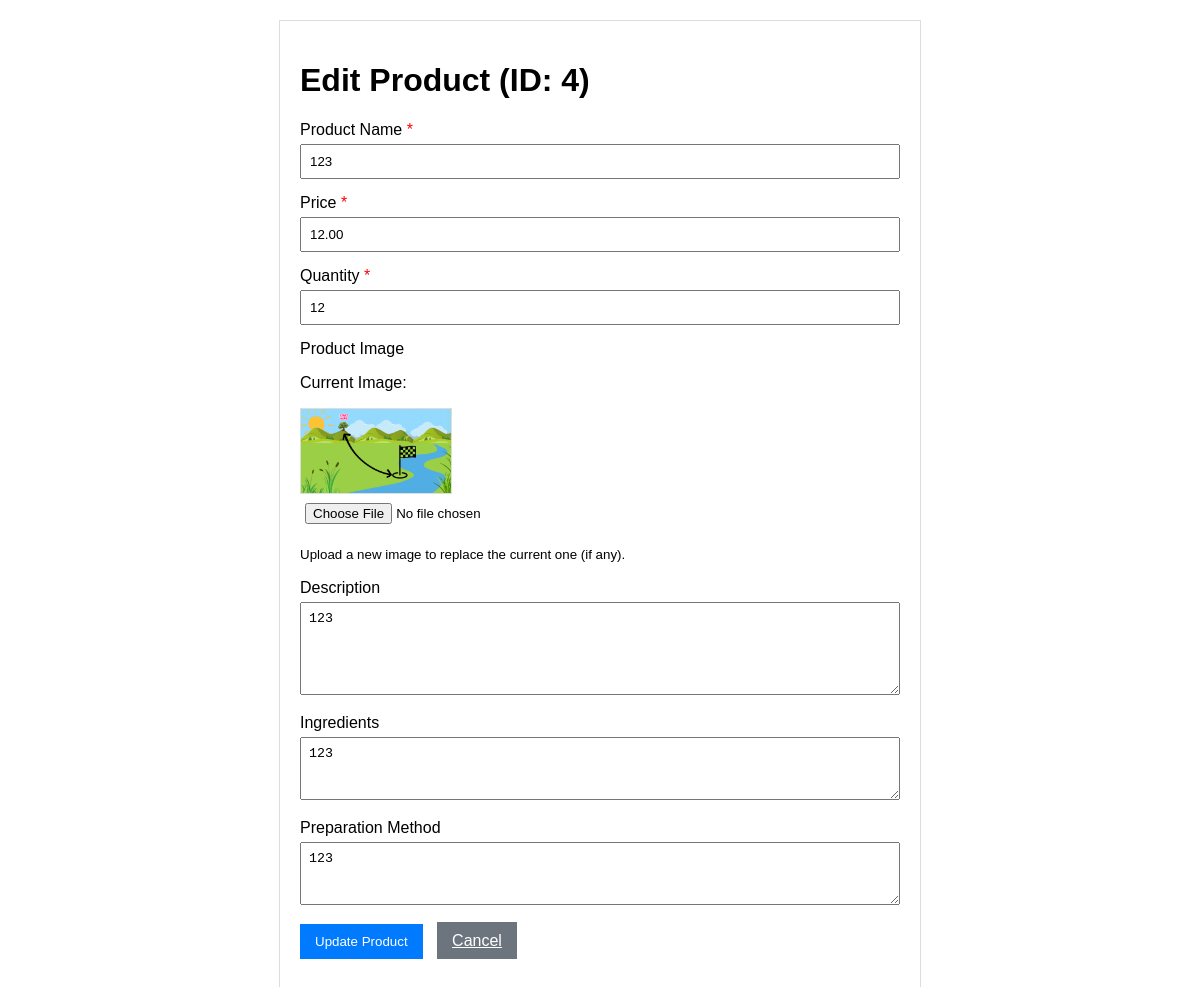
/admin/edit_product.php?id=4 (signed in), run on the app's committed database.
### tables this page shows
CREATE TABLE `products` (
  `id` int(11) NOT NULL,
  `name` varchar(255) NOT NULL,
  `price` decimal(10,2) NOT NULL,
  `quantity` int(11) NOT NULL,
  `image_path` varchar(255) DEFAULT NULL,
  `description` text DEFAULT NULL,
  `ingredients` text DEFAULT NULL,
  `preparation_method` text DEFAULT NULL
);

### functions.php (called while the page is built, shortened)
<?php
require_once __DIR__ . '/config.php';
function getProductById($id)
{
    global $conn;
    $stmt = $conn->prepare("SELECT * FROM products WHERE id = ?");
    $stmt->bind_param("i", $id);
    $stmt->execute();
    $result = $stmt->get_result();
    return $result->fetch_assoc();
}

### admin/edit_product.php (the view, shortened to what this page needs)
<?php
require_once '../functions.php';
$id = $name = $price = $quantity = $description = $ingredients = $preparation_method = $current_image_path = "";
$name_err = $price_err = $quantity_err = $image_err = "";
if (isset($_GET['id']) && is_numeric($_GET['id'])) {
    $id = $_GET['id'];
    $product = getProductById($id);
    $name = $product['name'];
    $price = $product['price'];
    $quantity = $product['quantity'];
    $description = $product['description'];
    $ingredients = $product['ingredients'];
    $preparation_method = $product['preparation_method'];
    $current_image_path = $product['image_path'];
} else if ($_SERVER["REQUEST_METHOD"] == "POST") {
    $id = $_POST['id'];
    $current_image_path = $_POST['current_image_path'] ?? '';
    $image_path_to_save = $current_image_path;
    if (empty(trim($_POST["name"]))) {
        $name_err = "Please enter a product name.";
    } else {
        $name = trim($_POST["name"]);
    }
    if (empty(trim($_POST["price"]))) {
        $price_err = "Please enter a price.";
    } elseif (!is_numeric($_POST["price"]) || $_POST["price"] < 0) {
        $price_err = "Please enter a valid positive price.";
    } else {
        $price = $_POST["price"];
    }
    if (empty(trim($_POST["quantity"]))) {
        $quantity_err = "Please enter a quantity.";
    } elseif (!filter_var($_POST["quantity"], FILTER_VALIDATE_INT) || $_POST["quantity"] < 0) {
        $quantity_err = "Please enter a valid non-negative integer quantity.";
    } else {
        $quantity = $_POST["quantity"];
    }
    if (isset($_FILES["product_image"]) && $_FILES["product_image"]["error"] == UPLOAD_ERR_OK) {
        $target_dir = __DIR__ . "/../uploads/images/";
        $imageFileType = strtolower(pathinfo($_FILES["product_image"]["name"], PATHINFO_EXTENSION));
        $unique_filename = uniqid('img_', true) . '.' . $imageFileType;
        $target_file = $target_dir . $unique_filename;
        $valid_extensions = ['jpg', 'jpeg', 'png', 'gif'];
        $max_size = 5 * 1024 * 1024;
        if (!in_array($imageFileType, $valid_extensions)) {
            $image_err = "Sorry, only JPG, JPEG, PNG & GIF files are allowed.";
        } elseif ($_FILES["product_image"]["size"] > $max_size) {
            $image_err = "Sorry, your file is too large (max 5MB).";
        } else {
            if (move_uploaded_file($_FILES["product_image"]["tmp_name"], $target_file)) {
                if (!empty($current_image_path) && file_exists($target_dir . $current_image_path)) {
                    unlink($target_dir . $current_image_path);
                }
                $image_path_to_save = $unique_filename;
            } else {
                $image_err = "Sorry, there was an error uploading your file.";
            }
        }
    } elseif (isset($_FILES["product_image"]) && $_FILES["product_image"]["error"] != UPLOAD_ERR_NO_FILE) {
        $image_err = "Error uploading file: " . $_FILES["product_image"]["error"];
    }
    $description = trim($_POST["description"]);
    $ingredients = trim($_POST["ingredients"]);
    $preparation_method = trim($_POST["preparation_method"]);
    if (empty($name_err) && empty($price_err) && empty($quantity_err) && empty($image_err)) {
        if (updateProduct($id, $name, $price, $quantity, $description, $ingredients, $preparation_method, $image_path_to_save)) {
            header("Location: dashboard.php");
            exit;
        } else {
            echo "Something went wrong. Please try again later.";
        }
    }
} else {
    header("Location: dashboard.php");
    exit;
}
?>
<!DOCTYPE html>
<html lang="en">
<head>
</head>
<body>
    <div class="form-container">
        <h1>Edit Product (ID: <?php echo htmlspecialchars($id); ?>)</h1>
        <form action="<?php echo htmlspecialchars($_SERVER["PHP_SELF"]); ?>" method="post" enctype="multipart/form-data">
            <div class="form-group">
                <label>Product Name <span style="color: red;">*</span></label>
                <input type="text" name="name" value="<?php echo htmlspecialchars($name); ?>">
            </div>
            <div class="form-group">
                <label>Price <span style="color: red;">*</span></label>
                <input type="number" name="price" step="0.01" value="<?php echo htmlspecialchars($price); ?>">
            </div>
            <div class="form-group">
                <label>Quantity <span style="color: red;">*</span></label>
                <input type="number" name="quantity" value="<?php echo htmlspecialchars($quantity); ?>">
            </div>
            <div class="form-group">
                <label>Product Image</label>
                <?php if (!empty($current_image_path)): ?>
                    <div class="current-image">
                        <p>Current Image:</p>
                        <img src="../uploads/images/<?php echo htmlspecialchars($current_image_path); ?>" alt="Current Product Image">
                    </div>
                <?php endif; ?>
                <input type="file" name="product_image" accept="image/*">
                <p><small>Upload a new image to replace the current one (if any).</small></p>
            </div>
            <div class="form-group">
                <label>Description</label>
                <textarea name="description" rows="5"><?php echo htmlspecialchars($description); ?></textarea>
            </div>
            <div class="form-group">
                <label>Ingredients</label>
                <textarea name="ingredients" rows="3"><?php echo htmlspecialchars($ingredients); ?></textarea>
            </div>
            <div class="form-group">
                <label>Preparation Method</label>
                <textarea name="preparation_method" rows="3"><?php echo htmlspecialchars($preparation_method); ?></textarea>
            </div>
            <div class="form-group">
                <input type="submit" class="btn" value="Update Product">
                <a href="dashboard.php" class="btn back-btn">Cancel</a>
            </div>
        </form>
    </div>
</body>
</html>

### admin/edit_product.php (style rules this page uses)
body { font-family: Arial, sans-serif; margin: 20px; }
.form-container { max-width: 600px; margin: 20px auto; padding: 20px; border: 1px solid #ddd; }
.form-group { margin-bottom: 15px; }
.form-group label { display: block; margin-bottom: 5px; }
.form-group input[type="text"], .form-group input[type="number"], .form-group textarea { width: 100%; padding: 8px; box-sizing: border-box; }
.form-group input[type="file"] { padding: 5px; }
.btn { padding: 10px 15px; background-color: #007bff; color: white; border: none; cursor: pointer; }
.back-btn { margin-left: 10px; background-color: #6c757d; }
.current-image { margin-top: 10px; }
.current-image img { max-width: 150px; height: auto; border: 1px solid #ddd; }

### data on the page
products: name "123", price "12.00", quantity "12", image_path (picture), description "123", ingredients "123", preparation_method "123"

### other printed values
$id "4"
